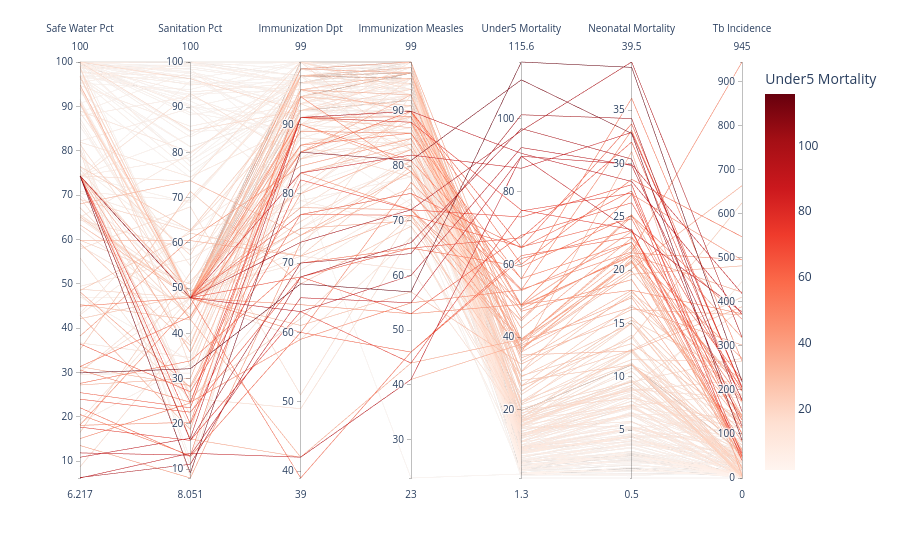

Source (notebook cell):
### Code cell
year_data = merged_df[merged_df["Year"] == 2024]

fig = px.parallel_coordinates(
    year_data,
    dimensions=[
        "Safe Water Pct",
        "Sanitation Pct",
        "Immunization Dpt",
        "Immunization Measles",
        "Under5 Mortality",
        "Neonatal Mortality",
        "Tb Incidence"
    ],
    color="Under5 Mortality",
    color_continuous_scale=px.colors.sequential.Reds
)

fig.show()

### Figure 1 — Plotly figure (JSON) as saved in the notebook; plotly's stock layout.template omitted (floating-point values rounded to 4 significant figures; data arrays with more than 128 entries replaced by an {"elided": "..."} marker saying what was removed)
{"data": [{"dimensions": [{"label": "Safe Water Pct", "values": {"elided": "211 float values"}}, {"label": "Sanitation Pct", "values": {"elided": "211 float values"}}, {"label": "Immunization Dpt", "values": {"elided": "211 int values"}}, {"label": "Immunization Measles", "values": {"elided": "211 int values"}}, {"label": "Under5 Mortality", "values": {"elided": "211 float values"}}, {"label": "Neonatal Mortality", "values": {"elided": "211 float values"}}, {"label": "Tb Incidence", "values": {"elided": "211 float values"}}], "domain": {"x": [0, 1], "y": [0, 1]}, "line": {"color": {"elided": "211 float values"}, "coloraxis": "coloraxis"}, "name": "", "type": "parcoords"}], "layout": {"coloraxis": {"autocolorscale": false, "colorbar": {"title": {"text": "Under5 Mortality"}}, "colorscale": [[0, "rgb(255,245,240)"], [0.125, "rgb(254,224,210)"], [0.25, "rgb(252,187,161)"], [0.375, "rgb(252,146,114)"], [0.5, "rgb(251,106,74)"], [0.625, "rgb(239,59,44)"], [0.75, "rgb(203,24,29)"], [0.875, "rgb(165,15,21)"], [1, "rgb(103,0,13)"]]}, "legend": {"tracegroupgap": 0}, "margin": {"t": 60}}}
